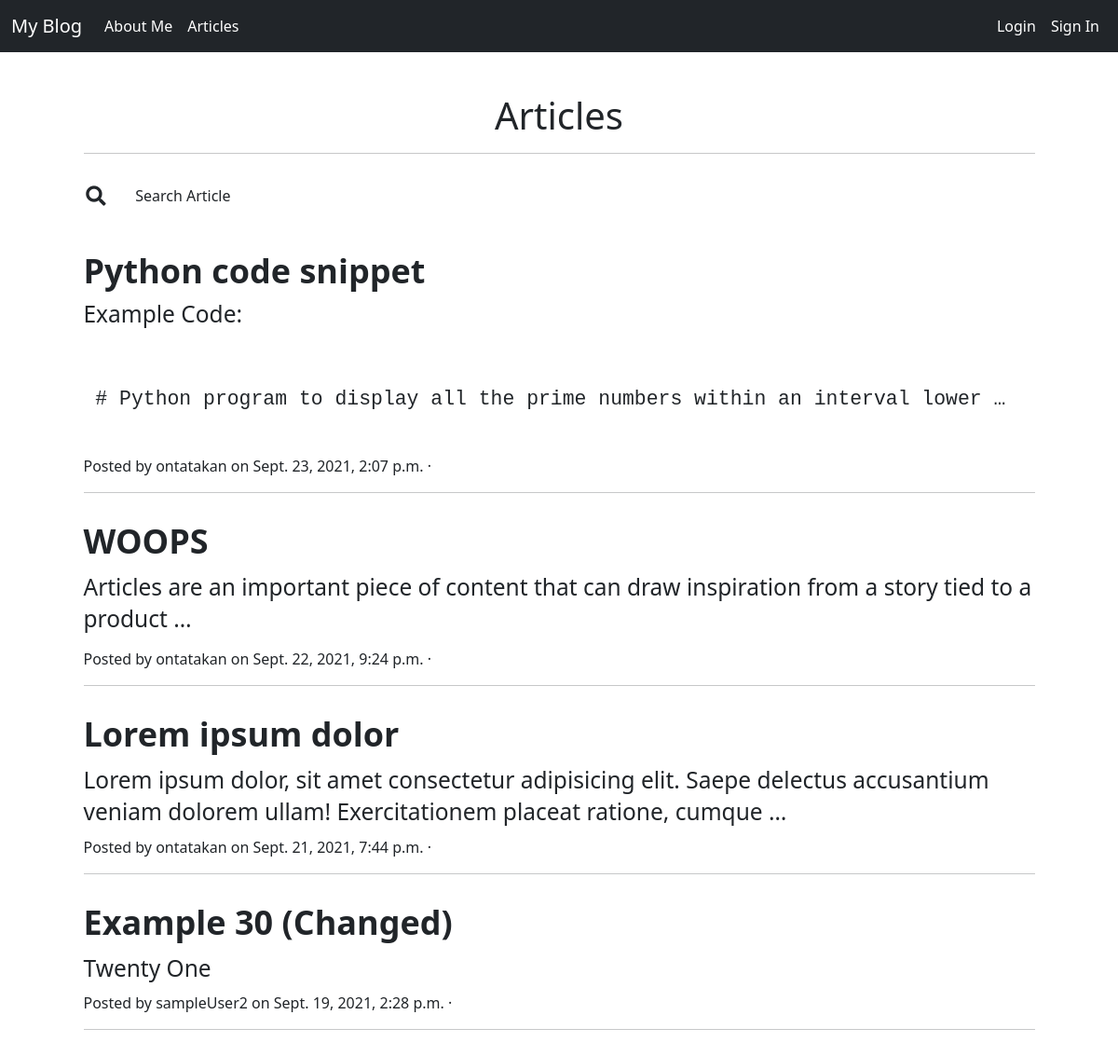
The app's page /article/ with its own data.
### article/models.py (models this page shows, shortened)
class Article(models.Model):
    author = models.ForeignKey(
        "auth.User", on_delete=models.CASCADE, verbose_name="Author")
    title = models.CharField(max_length=50, verbose_name="Title")
    content = RichTextField()
    created_date = models.DateTimeField(
        auto_now_add=True, verbose_name="Created Date")
    article_img = models.FileField(blank=True, verbose_name="articleImg")
    class Meta:
        ordering = ['-created_date']

### article/views.py (the view)
# urls.py: path('', views.articles, name="articles"),
def articles(request):
    keyword = request.GET.get('keyword')
    if keyword:
        articles = Article.objects.filter(title__contains=keyword)
        return render(request, 'articles.html', {'articles': articles})
    articles = Article.objects.all().order_by('created_date').reverse()
    return render(request, 'articles.html', {'articles': articles})

### templates/articles.html (shortened to what this page needs)
{% extends 'layout.html' %} {% block body %}
{% if articles %}
<div class="row">
  <div class="col-lg-11 col-md-10 mx-auto">
    <h3 class="display-6 text-center">Articles</h3>
    <hr />
    <form>
      <div
        class="d-flex flex-row align-items-center justify-content-center mb-4">
        <i class="fas fa-search fa-lg me-3 fa-fw"></i>
        <div class="form-floating flex-fill mb-0">
          <input
            type="text"
            id="search"
            name="keyword"
            class="form-control"
            placeholder="Article title" />
          <label class="form-label" for="search">Search Article</label>
        </div>
      </div>
    </form>
    {% for article in articles %}
    <article class="post-preview">
      <a href="{% url 'article:details' article.id %}">
        <h2 class="post-title">{{article.title}}</h2>
        <h3 class="post-subtitle">
          <small>{{article.content|safe|truncatewords:18}}</small>
        </h3>
      </a>
      <p class="post-meta">
        Posted by {{article.author}} on {{article.created_date}} ·
      </p>
    </article>
    <hr />
    {% endfor %}
  </div>
</div>
{% else %}
<div class="alert alert-danger">Articles cannot found.</div>
{% endif %} {% endblock body %}

### templates/layout.html (shortened to what this page needs)
<!DOCTYPE html>
{% load static %}
<html lang="en">
  <head>
    <link rel="stylesheet" href="{% static 'css/bootstrap.min.css' %}" />
    <link rel="stylesheet" href="{% static '/css/all.min.css' %}" />
  </head>
  <body>
    {% include 'includes/navbar.html' %}
    <div class="container" style="margin-top: 100px; margin-bottom: 100px">
       {% block body %} {% endblock body %}
    </div>
  </body>
</html>

### templates/includes/navbar.html (shortened to what this page needs)
<nav class="navbar navbar-expand-md navbar-dark fixed-top bg-dark">
  <div class="container-fluid">
    <a class="navbar-brand" href="{% url 'index' %}">My Blog</a>
    <div class="collapse navbar-collapse" id="navbarCollapse">
      <ul class="navbar-nav me-auto mb-2 mb-md-0">
        <li class="nav-item">
          <a class="nav-link active" href="{% url 'about' %}">About Me </a>
        </li>
        <li class="nav-item">
          <a class="nav-link active" href="{% url 'article:articles' %}"
            >Articles
          </a>
        </li>
      </ul>
      <ul class="navbar-nav mr-auto mb-2 mb-md-0">
        {% if request.user.is_authenticated %}
        <div class="dropdown">
          <button
            class="btn btn-light dropdown-toggle"
            type="button"
            id="dropdownMenuButton"
            data-bs-toggle="dropdown"
            aria-expanded="false">
            <i class="fas fa-user fa-lg"></i
            ><span> {{request.user.username}} </span>
          </button>
          <ul
            class="dropdown-menu dropdown-menu-dark dropdown-menu-end"
            aria-labelledby="dropdownMenuButton">
            <a class="dropdown-item" href="{% url 'article:dashboard' %}"
              >Dashboard</a
            >
            <a class="dropdown-item" href="/account">Account</a>
            <div class="dropdown-divider"></div>
            <a class="dropdown-item" href="{% url 'user:logout' %}"
              >Logout <span class="sr-only">(current)</span></a
            >
          </ul>
        </div>
        {% else %}
        <li class="nav-item">
          <a class="nav-link active" href="{% url 'user:login' %}"
            >Login <span class="sr-only">(current)</span></a
          >
        </li>
        <li class="nav-item">
          <a class="nav-link active" href="{% url 'user:register' %}"
            >Sign In <span class="sr-only">(current)</span></a
          >
        </li>
        {% endif %}
      </ul>
    </div>
  </div>
</nav>

### templates/layout.html (style rules this page uses)
.form-control, .form-floating { transition: all 0.2s; }

### templates/articles.html (style rules this page uses)
a { font-weight: 400; line-height: 1.5; box-sizing: border-box; text-decoration: none; background-color: transparent; color: #212529; }
h2 { color: #212529; box-sizing: border-box; line-height: 1.2; font-weight: 800; margin-top: 30px; margin-bottom: 10px; font-size: 36px;˝ }
h3 { color: #212529; box-sizing: border-box; line-height: 1.2; font-size: 1.75rem; font-weight: 300; margin: 0 0 10px; }
.form-control[id='search'] { border:0px; }

### records on screen
Article: title "Python code snippet", content "Example Code: # Python program to display all the prime numbers within an interval lower …", author "ontatakan", created_date "Sept. 23, 2021, 2:07 p.m."
Article: title "WOOPS", content "Articles are an important piece of content that can draw inspiration from a story tied to a product …", author "ontatakan", created_date "Sept. 22, 2021, 9:24 p.m."
Article: title "Lorem ipsum dolor", content "Lorem ipsum dolor, sit amet consectetur adipisicing elit. Saepe delectus accusantium veniam dolorem ullam! Exercitationem placeat ratione, cumque …", author "ontatakan", created_date "Sept. 21, 2021, 7:44 p.m."
Article: title "Example 30 (Changed)", content "Twenty One", author "sampleUser2", created_date "Sept. 19, 2021, 2:28 p.m."
